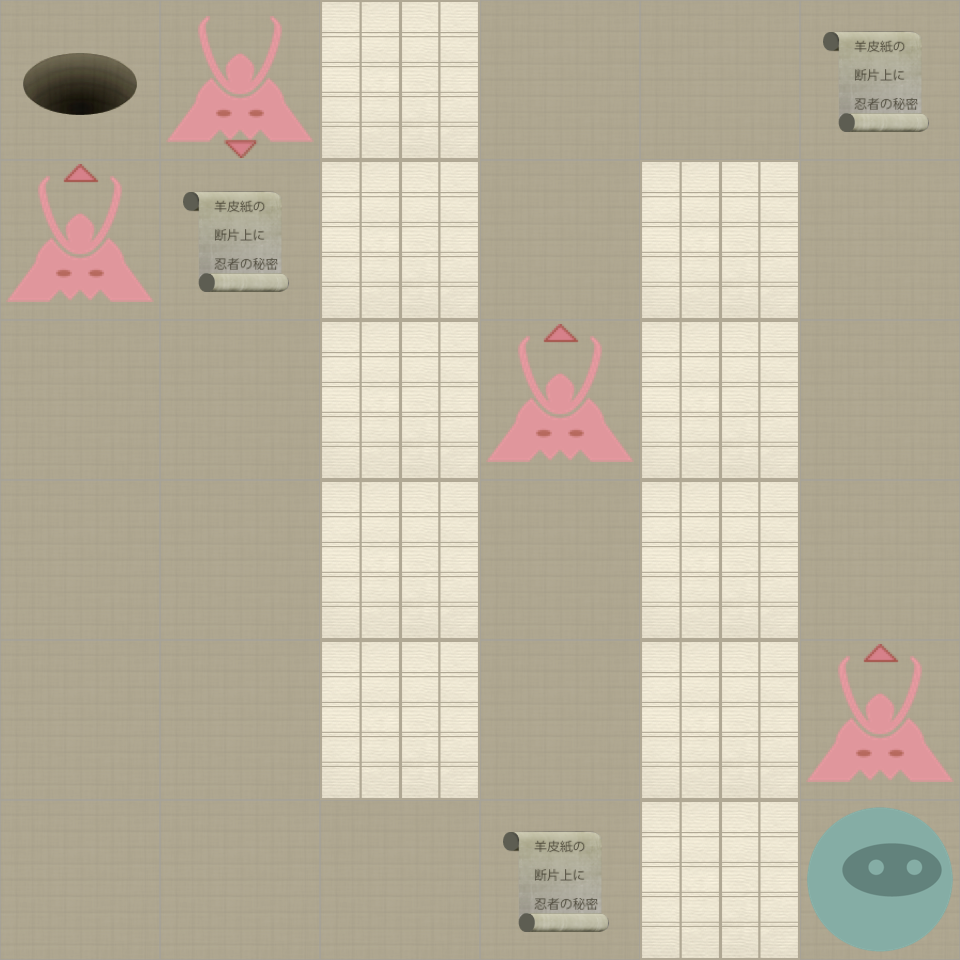

This is a level from a 2D game, rendered from its Tiled map with the project's own tilesets. A one-line summary and the map file follow, with tile-layer data summarised:
An orthogonal 6x6 tile map with 160x160 px tiles, 2 tile layers (Level, Actors).

<map version="1.0" orientation="orthogonal" width="6" height="6" tilewidth="160" tileheight="160">
 <properties>
  <property name="moves" value="32" />
 </properties>
 <tileset firstgid="1" name="tiles" tilewidth="160" tileheight="160" spacing="2" margin="2">
  <image source="tiles-ipadhd.png" width="1024" height="1024" />
  <tile id="0">
   <properties>
    <property name="actor" value="exit" />
   </properties>
  </tile>
  <tile id="2">
   <properties>
    <property name="actor" value="guard" />
    <property name="direction" value="down" />
   </properties>
  </tile>
  <tile id="3">
   <properties>
    <property name="actor" value="guard" />
    <property name="direction" value="left" />
   </properties>
  </tile>
  <tile id="4">
   <properties>
    <property name="actor" value="guard" />
    <property name="direction" value="right" />
   </properties>
  </tile>
  <tile id="5">
   <properties>
    <property name="actor" value="guard" />
    <property name="direction" value="up" />
   </properties>
  </tile>
  <tile id="7">
   <properties>
    <property name="actor" value="player" />
   </properties>
  </tile>
  <tile id="8">
   <properties>
    <property name="actor" value="scroll" />
   </properties>
  </tile>
  <tile id="9">
   <properties>
    <property name="wall" value="1" />
   </properties>
  </tile>
 </tileset>
 <layer name="Level" width="6" height="6">
  <data>[36 cells, 36 non-empty, 2 distinct tile ids]</data>
 </layer>
 <layer name="Actors" width="6" height="6">
  <data>[36 cells, 9 non-empty, 5 distinct tile ids]</data>
 </layer>
</map>
